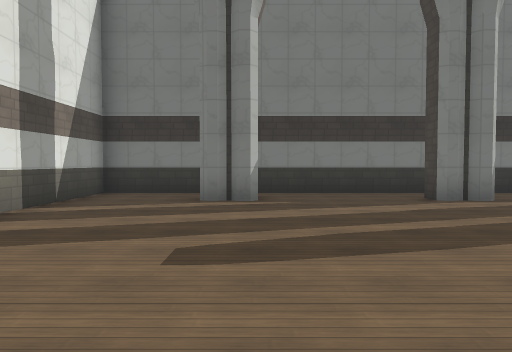
view 1 (above)

24 first-person views from a walk through a 3-D level made in the Godot game engine. The camera is 1.4 m above the floor, tilts 2° down and sees 70° across. The floor is counted in squares, 2 m on a side. Each view is taken from the middle of a square. On the plan, view 1 faces up. The plan holds only what a view shows up to about 11 squares ahead; the rest is blank. Surface patterns are stand-ins for the level's own textures.

view 2
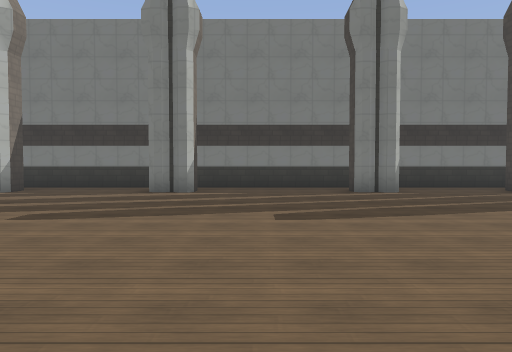

view 3
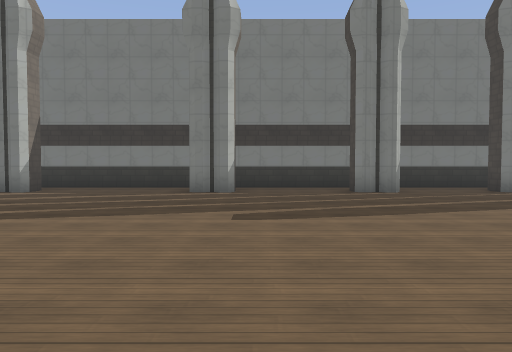

view 4
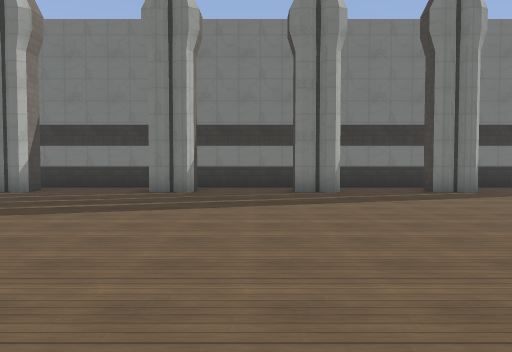

view 5
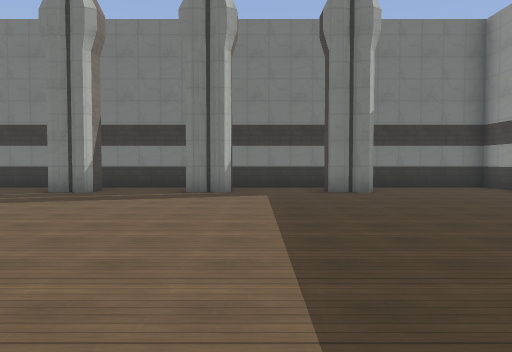

view 6
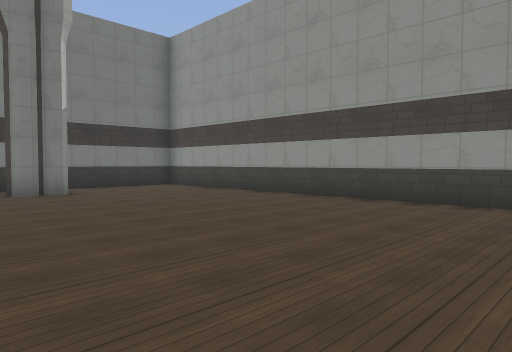

view 7
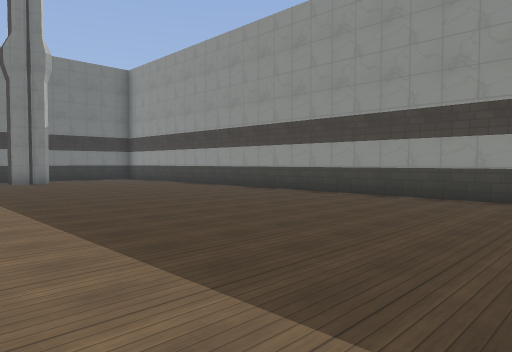

view 8
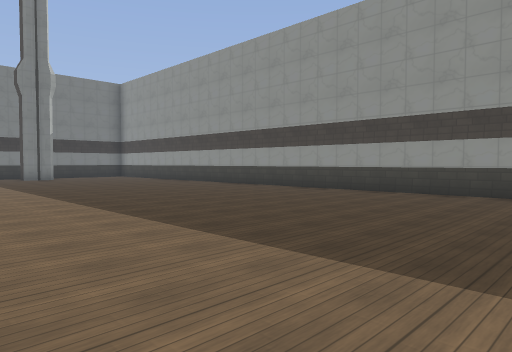

view 9
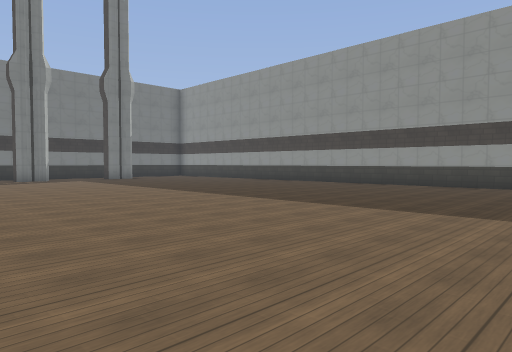

view 10
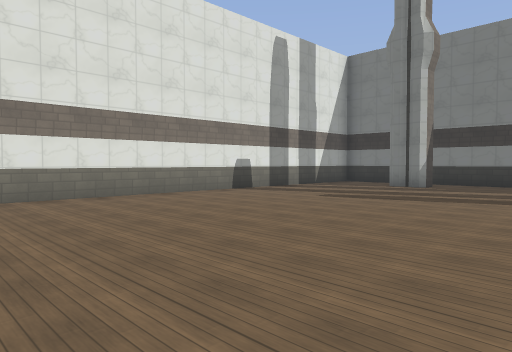

view 11
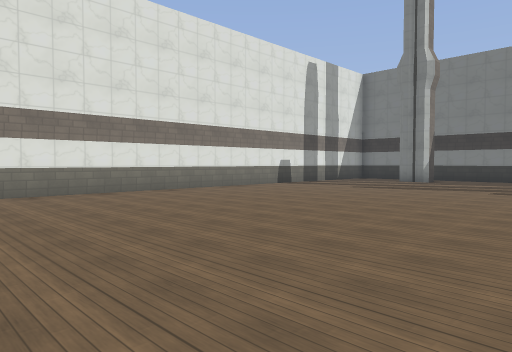

view 12
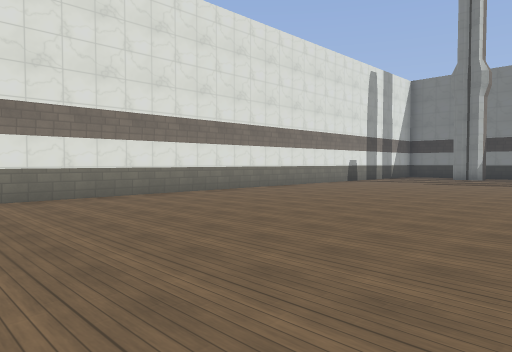

view 13
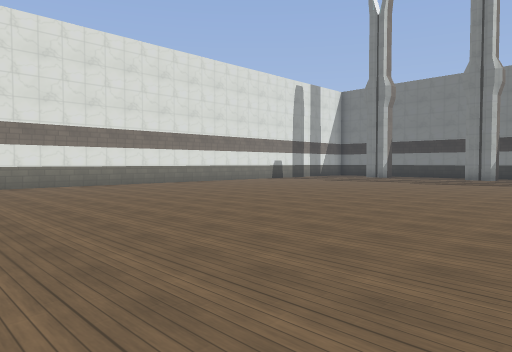

view 14
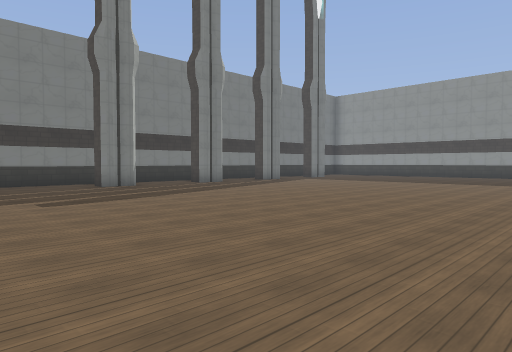

view 15
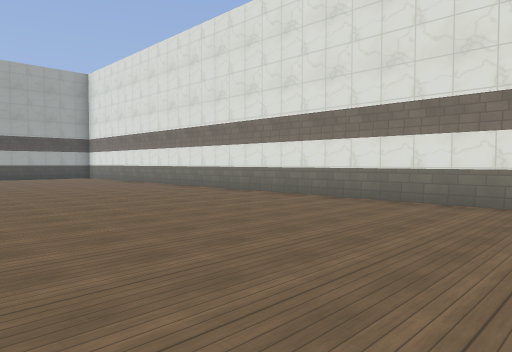

view 16
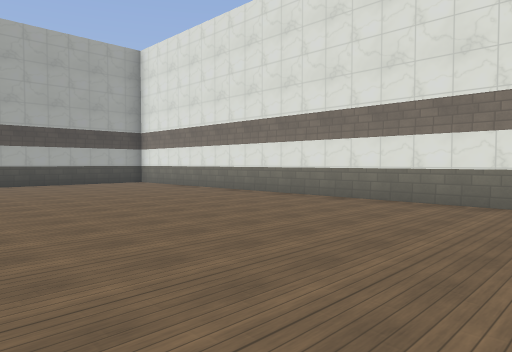

view 17
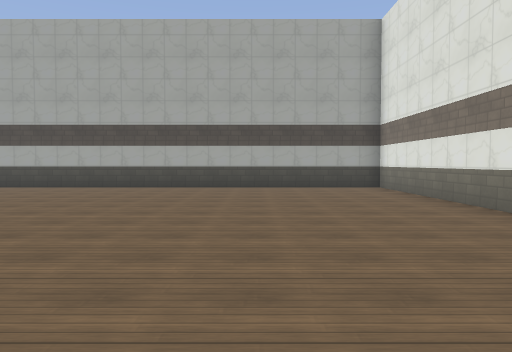

view 18
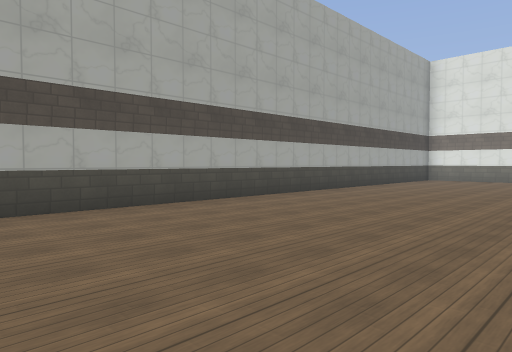

view 19
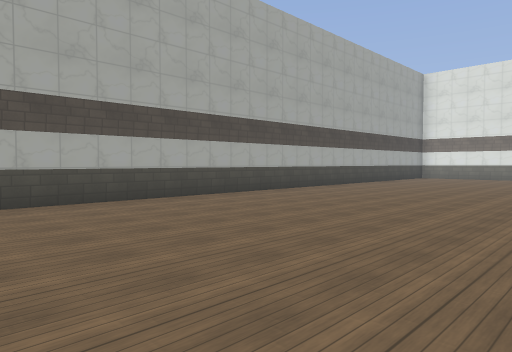

view 20
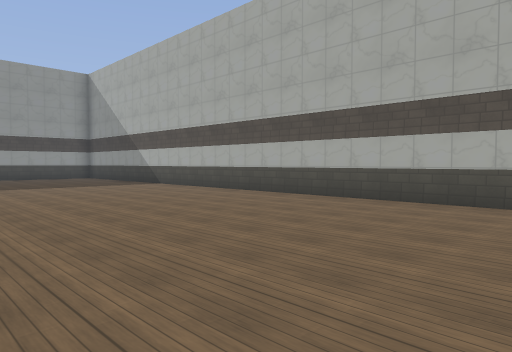

view 21
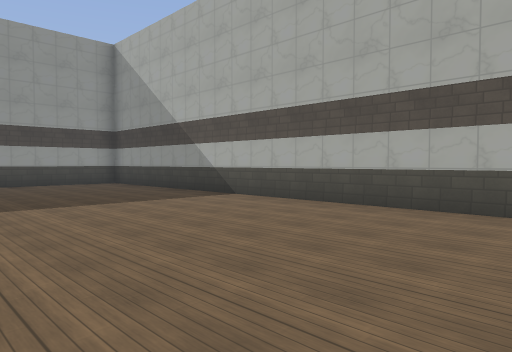

view 22
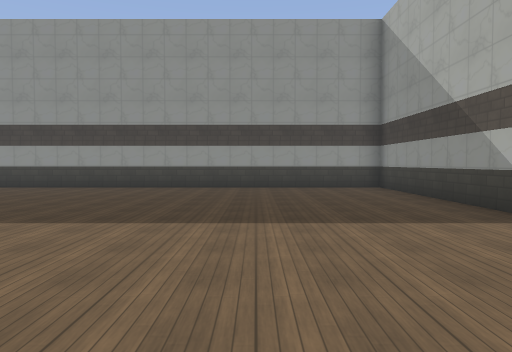

view 23
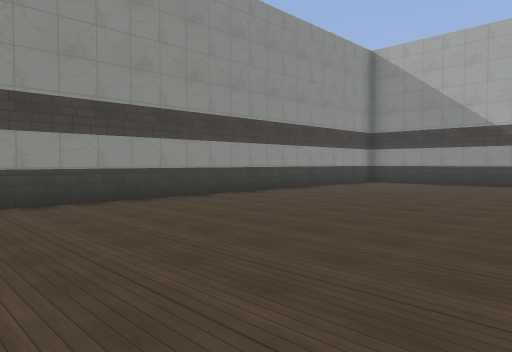

view 24
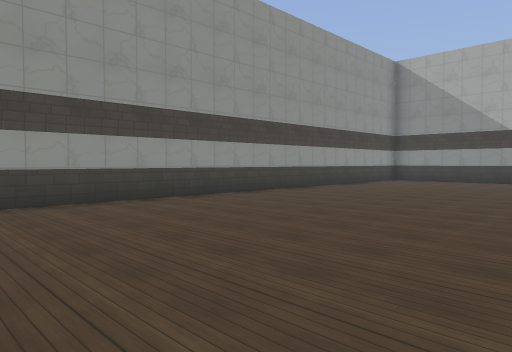

### Floor plan
Points are (right, up) in squares from view 1. A wall is a line through its corners. A room is listed if a view was taken in it or the views show most of it. See-through windows are left out.
Room 1 (views 1, 2, 3, 4, 5, 6, 7, 8, 9, 10, 11, 12, 13, 14, 15, 16, 17, 18, 19, 20, 21, 22, 23, 24)
walls: (8.4, 6.9) (8.4, 7.4); (13.5, 7.4) (13.5, 6.7) (12.4, 6.7) (12.4, 7.4); (9.5, 7.4) (9.5, 6.7) (8.9, 6.7); (17, 7.4) (17, 6.7) (16, 6.7) (16, 7.4); (4.5, 7.4) (4.5, 6.7) (3.4, 6.7) (3.4, 7.4); (20.4, 7.4) (20.4, 6.7) (19.3, 6.7) (19.3, 7.4); (23.8, 6.7) (22.8, 6.7) (22.8, 7.4); (0, 7.4) (0, 6.7) (-1, 6.7); (-3.6, 6.6) (-3.6, -22.6) (27.6, -22.6) (27.6, 8.6) (0.4, 8.6)
ways out: opening at (-2.5, 7) to room 2; opening at (-0.5, 8) to room 2
Room 2 (no view inside)
walls: (0.4, 8.6) (-3.6, 8.6) (-3.6, 6.6)
ways out: opening at (-2.5, 7) to room 1; opening at (-0.5, 8) to room 1

Positions as (right, up) in squares from view 1, and headings:
1: (0, 0), facing up
2: (6, -2), facing up
3: (10, -2), facing up
4: (15, -2), facing up
5: (21, -2), facing up
6: (21, -2), facing up-right
7: (20, -7), facing up-right
8: (19, -10), facing up-right
9: (16, -9), facing up-right
10: (4, -4), facing up-left
11: (5, -7), facing up-left
12: (4, -10), facing up-left
13: (8, -10), facing up-left
14: (8, -4), facing up-right
15: (3, -5), facing down-left
16: (3, -10), facing down-left
17: (0, -12), facing down
18: (12, -17), facing down-left
19: (14, -16), facing down-left
20: (10, -16), facing down-right
21: (15, -17), facing down-right
22: (17, -19), facing right
23: (21, -10), facing down-right
24: (21, -8), facing down-right
